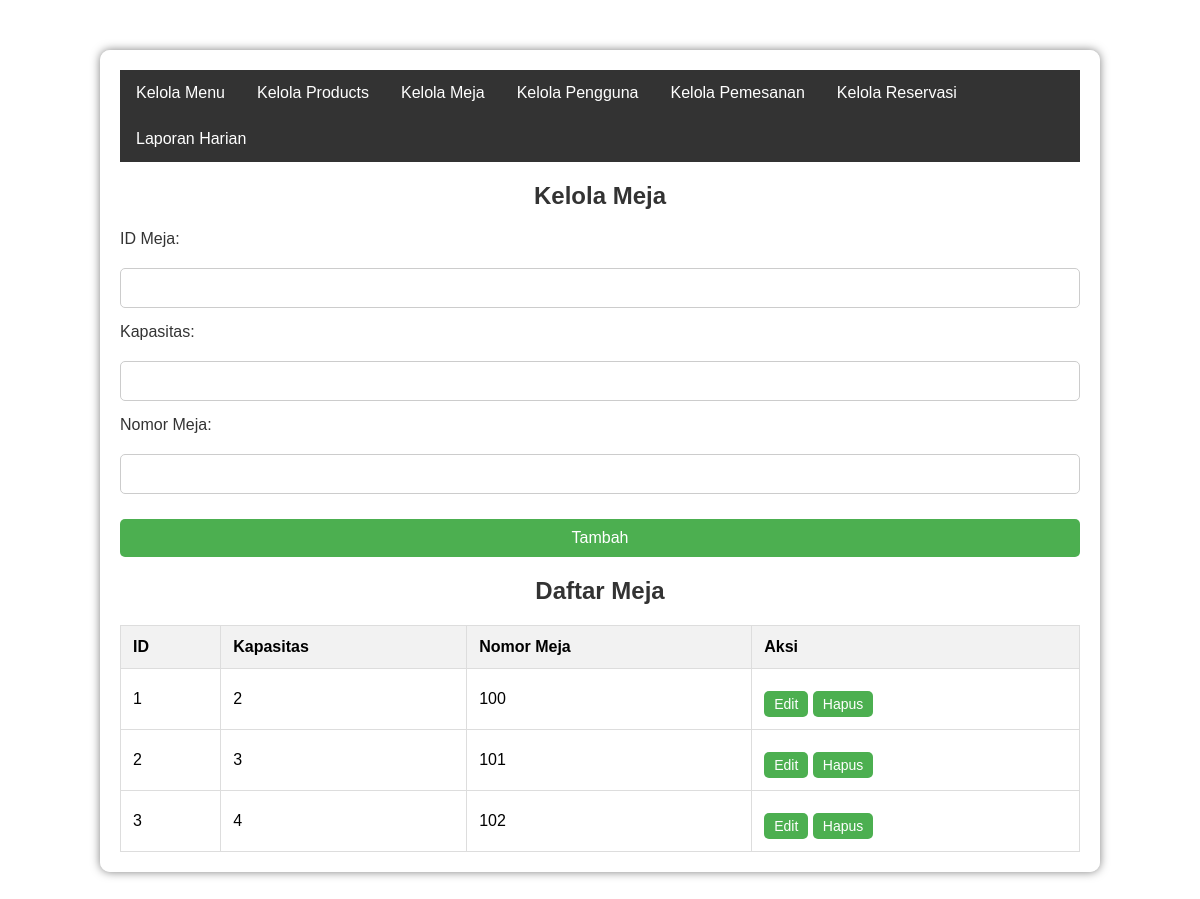
The app's page /php/admin/kelola_meja.php with its own data.
### tables this page shows
CREATE TABLE `meja` (
  `id_meja` int(11) NOT NULL,
  `kapasitas` int(11) NOT NULL,
  `nomer_meja` int(11) NOT NULL
);

### php/admin/kelola_meja.php (the view, shortened to what this page needs)
<?php
include '../config.php';
?>
<!DOCTYPE html>
<html lang="en">
<head>
    <link rel="stylesheet" href="kelola_meja.css">
</head>
<body>
    <div class="container">
        <nav>
            <ul class="horizontal-nav">
                <li><a href="kelola_menu.php">Kelola Menu</a></li>
                <li><a href="kelola_products.php">Kelola Products</a></li>
                <li><a href="kelola_meja.php">Kelola Meja</a></li>
                <li><a href="kelola_pengguna.php">Kelola Pengguna</a></li>
                <li><a href="kelola_pemesanan.php">Kelola Pemesanan</a></li>
                <li><a href="kelola_reservasi.php">Kelola Reservasi</a></li>
                <li><a href="laporan_harian.php">Laporan Harian</a></li>
            </ul>
        </nav>
        <h2>Kelola Meja</h2>
        <form method="POST" action="">
            <label for="id_meja">ID Meja:</label>
            <input type="number" name="id_meja" id="id_meja" required>
            <label for="kapasitas">Kapasitas:</label>
            <input type="number" name="kapasitas" id="kapasitas" required>
            <label for="nomer_meja">Nomor Meja:</label>
            <input type="number" name="nomer_meja" id="nomer_meja" required>
            <button type="submit" name="tambah">Tambah</button>
        </form>
        <h2>Daftar Meja</h2>
        <table>
            <thead>
                <tr>
                    <th>ID</th>
                    <th>Kapasitas</th>
                    <th>Nomor Meja</th>
                    <th>Aksi</th>
                </tr>
            </thead>
            <tbody>
                <?php
                $sql = "SELECT * FROM meja";
                $result = mysqli_query($conn, $sql);
                while ($row = mysqli_fetch_assoc($result)) {
                    echo "<tr>";
                    echo "<td>{$row['id_meja']}</td>";
                    echo "<td>{$row['kapasitas']}</td>";
                    echo "<td>{$row['nomer_meja']}</td>";
                    echo "<td>
                            <button type='button' onclick=\"editMeja('{$row['id_meja']}', '{$row['kapasitas']}', '{$row['nomer_meja']}')\">Edit</button>
                            <form method='POST' action='' style='display:inline;'>
                                <input type='hidden' name='id_meja' value='{$row['id_meja']}'>
                                <button type='submit' name='hapus'>Hapus</button>
                            </form>
                          </td>";
                    echo "</tr>";
                }
                ?>
            </tbody>
        </table>
    </div>
</body>
</html>

### php/admin/kelola_meja.css (style rules this page uses)
body { font-family: Arial, sans-serif; background-image: url('../../images/admin products.png'); background-size: cover; margin: 0; padding: 0; }
.container { background-color: rgba(255, 255, 255, 0.8); margin: 50px auto; padding: 20px; width: 80%; box-shadow: 0 0 10px rgba(0, 0, 0, 0.5); border-radius: 10px; }
.horizontal-nav { list-style-type: none; margin: 0; padding: 0; overflow: hidden; background-color: #333; }
.horizontal-nav li { float: left; }
.horizontal-nav li a { display: block; color: white; text-align: center; padding: 14px 16px; text-decoration: none; }
h2 { text-align: center; color: #333; }
form { display: flex; flex-direction: column; gap: 15px; }
form label { color: #333; margin-bottom: 5px; }
form input { padding: 10px; font-size: 16px; border: 1px solid #ccc; border-radius: 5px; }
form button { padding: 10px; font-size: 16px; border: none; border-radius: 5px; cursor: pointer; background-color: #4CAF50; color: white; margin-top: 10px; }
table { width: 100%; border-collapse: collapse; margin-top: 20px; }
th, td { padding: 12px; border: 1px solid #ddd; text-align: left; }
th { background-color: #f2f2f2; }
td button { padding: 5px 10px; font-size: 14px; border: none; border-radius: 5px; cursor: pointer; background-color: #4CAF50; color: white; }

### records on screen
meja: id_meja "1", kapasitas "2", nomer_meja "100"
meja: id_meja "2", kapasitas "3", nomer_meja "101"
meja: id_meja "3", kapasitas "4", nomer_meja "102"
